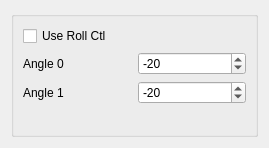
<?xml version="1.0" encoding="UTF-8"?>
<ui version="4.0">
 <class>Form</class>
 <widget class="QWidget" name="Form">
  <property name="geometry">
   <rect>
    <x>0</x>
    <y>0</y>
    <width>269</width>
    <height>148</height>
   </rect>
  </property>
  <property name="windowTitle">
   <string>Form</string>
  </property>
  <layout class="QGridLayout" name="gridLayout">
   <item row="0" column="0">
    <widget class="QGroupBox" name="groupBox">
     <property name="title">
      <string/>
     </property>
     <layout class="QGridLayout" name="gridLayout_3">
      <item row="0" column="0">
       <layout class="QGridLayout" name="gridLayout_2">
        <item row="0" column="0">
         <widget class="QCheckBox" name="useRollCtl_checkBox">
          <property name="text">
           <string>Use Roll Ctl</string>
          </property>
         </widget>
        </item>
        <item row="1" column="0">
         <widget class="QLabel" name="angle0_label">
          <property name="text">
           <string>Angle 0</string>
          </property>
         </widget>
        </item>
        <item row="1" column="1">
         <widget class="QSpinBox" name="ang0_spinBox">
          <property name="minimum">
           <number>-180</number>
          </property>
          <property name="maximum">
           <number>180</number>
          </property>
          <property name="value">
           <number>-20</number>
          </property>
         </widget>
        </item>
        <item row="2" column="0">
         <widget class="QLabel" name="angle1_label">
          <property name="text">
           <string>Angle 1</string>
          </property>
         </widget>
        </item>
        <item row="2" column="1">
         <widget class="QSpinBox" name="ang1_spinBox">
          <property name="minimum">
           <number>-180</number>
          </property>
          <property name="maximum">
           <number>180</number>
          </property>
          <property name="value">
           <number>-20</number>
          </property>
         </widget>
        </item>
       </layout>
      </item>
      <item row="1" column="0">
       <spacer name="verticalSpacer">
        <property name="orientation">
         <enum>Qt::Vertical</enum>
        </property>
        <property name="sizeHint" stdset="0">
         <size>
          <width>20</width>
          <height>30</height>
         </size>
        </property>
       </spacer>
      </item>
     </layout>
    </widget>
   </item>
  </layout>
 </widget>
 <resources/>
 <connections/>
</ui>
